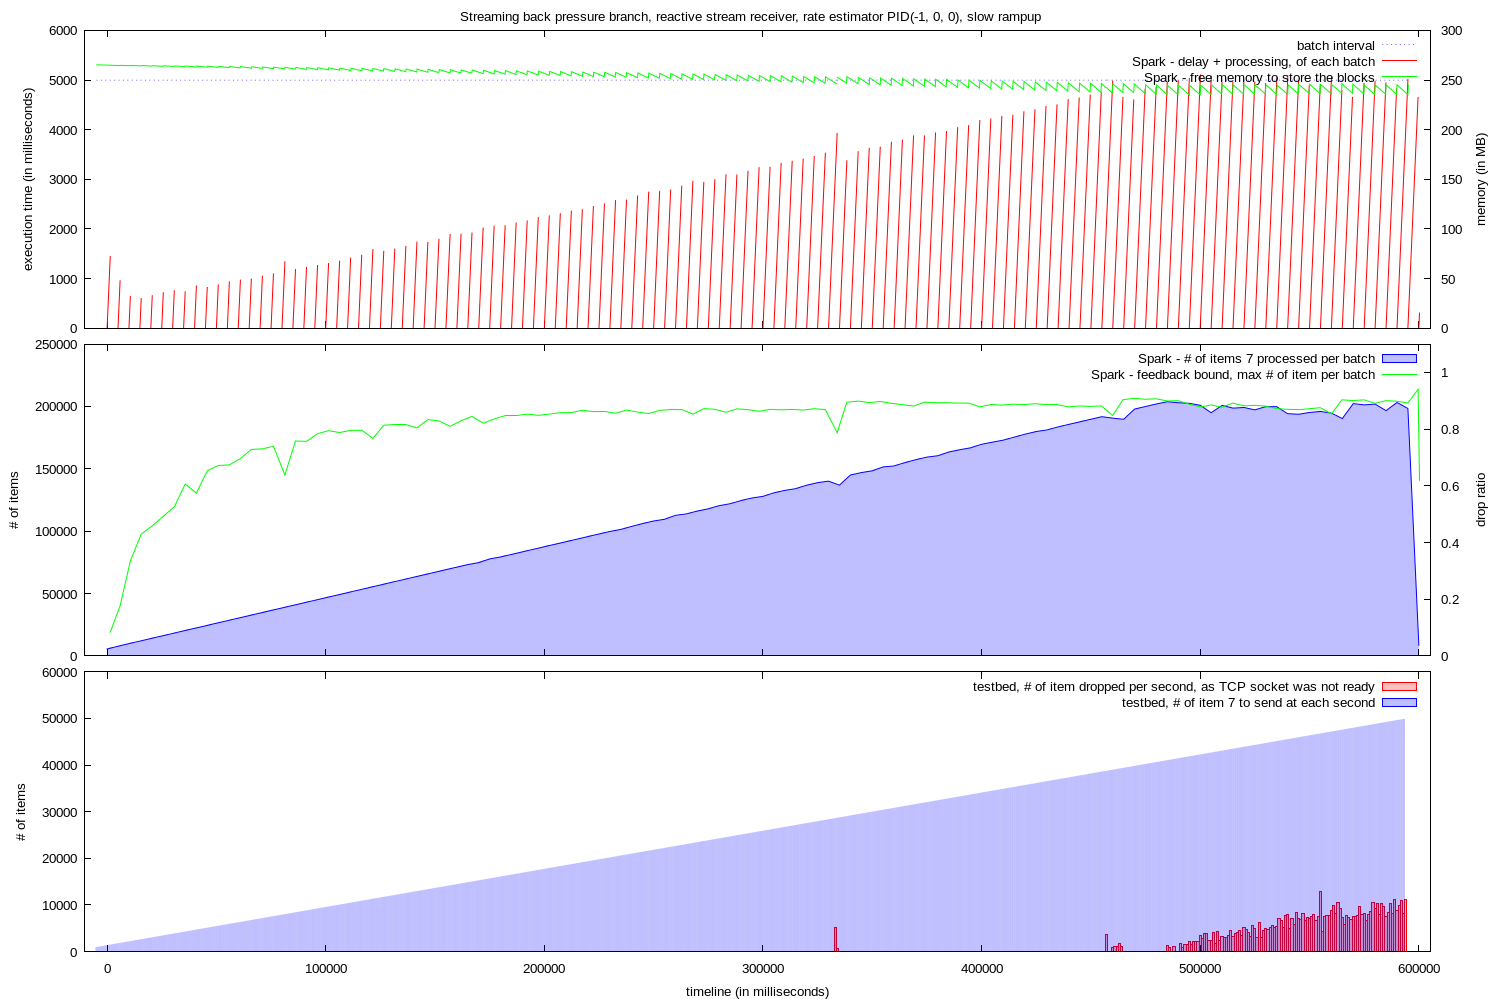

This chart was generated by the following gnuplot code:

set y2range [0:]
set y2tics
set yrange [0:]
set lmargin 12
set rmargin 10
set datafile missing "?"
set style fill transparent solid 0.25

set style arrow 1 nohead ls 1
set ytics nomirror

set terminal pngcairo dashed enhanced font "arial,10" fontscale 1.0 size 1500,999

set output "graph.png"

set multiplot layout 3, 1 title "Streaming back pressure branch, reactive stream receiver, rate estimator PID(-1, 0, 0), slow rampup"

set xrange [ -10330 : 605311 ]
set xtics format " "
set bmargin 1
set ylabel "execution time (in milliseconds)"
set y2label "memory (in MB)"

plot "memory.log" using 1:(5000) with line lt 0 lc 3 title "batch interval", \
  "execution.log" using 2:(0):($1-$2):($1-$2) with vector title "Spark - delay + processing, of each batch" arrowstyle 1, \
  "memory.log" using 1:($2/1024) axes x1y2 with lines title "Spark - free memory to store the blocks" lt 1 lc 2
 


set tmargin 0
set ylabel "# of items"
set y2label "drop ratio"
set y2range [ 0 : 1.1 ]


plot "execution_0.log" using 2:($3) with filledcurve x1 title "Spark - # of items 7 processed per batch" lt 1 lc 3, \
  "feedback_0.log" using 1:($2 * 5) with lines title "Spark - feedback bound, max # of item per batch" lt 1 lc 2


set xlabel "timeline (in milliseconds)"


set xtics format "%.0f"
set bmargin 3
set ylabel "# of items"
unset y2label
unset y2tics
unset y2range


set yrange [ 0 : 60000 ]

set boxwidth 1000

plot "droppedValuesPerSecond.log" using 1:2 with boxes title "testbed, # of item dropped per second, as TCP socket was not ready" lt 1 lc 1, \
"tick.log" using 1:($2) with fillsteps title "testbed, # of item 7 to send at each second" lt 1 lc 3
unset multiplot
